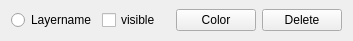
<?xml version="1.0" encoding="UTF-8"?>
<ui version="4.0">
 <class>LayerWidget</class>
 <widget class="QWidget" name="LayerWidget">
  <property name="geometry">
   <rect>
    <x>0</x>
    <y>0</y>
    <width>353</width>
    <height>41</height>
   </rect>
  </property>
  <property name="sizePolicy">
   <sizepolicy hsizetype="Preferred" vsizetype="Fixed">
    <horstretch>0</horstretch>
    <verstretch>0</verstretch>
   </sizepolicy>
  </property>
  <property name="windowTitle">
   <string>Form</string>
  </property>
  <layout class="QGridLayout" name="gridLayout">
   <property name="topMargin">
    <number>0</number>
   </property>
   <property name="bottomMargin">
    <number>0</number>
   </property>
   <property name="verticalSpacing">
    <number>0</number>
   </property>
   <item row="0" column="0">
    <widget class="QRadioButton" name="radioButton">
     <property name="text">
      <string>Layername</string>
     </property>
    </widget>
   </item>
   <item row="0" column="1">
    <widget class="QCheckBox" name="checkBox_visible">
     <property name="text">
      <string>visible</string>
     </property>
    </widget>
   </item>
   <item row="0" column="4">
    <widget class="QPushButton" name="pushButton_color">
     <property name="text">
      <string>Color</string>
     </property>
    </widget>
   </item>
   <item row="0" column="2">
    <spacer name="horizontalSpacer">
     <property name="orientation">
      <enum>Qt::Horizontal</enum>
     </property>
     <property name="sizeHint" stdset="0">
      <size>
       <width>40</width>
       <height>20</height>
      </size>
     </property>
    </spacer>
   </item>
   <item row="0" column="5">
    <widget class="QPushButton" name="pushButton_delete">
     <property name="text">
      <string>Delete</string>
     </property>
    </widget>
   </item>
  </layout>
 </widget>
 <resources/>
 <connections/>
</ui>
